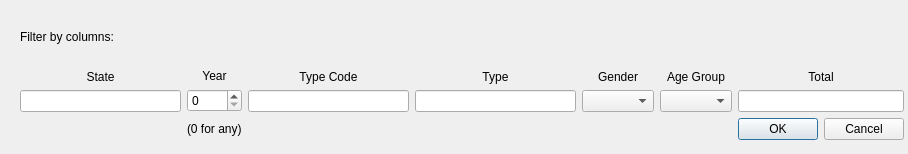
<?xml version="1.0" encoding="UTF-8"?>
<ui version="4.0">
 <class>FilterDialog</class>
 <widget class="QDialog" name="FilterDialog">
  <property name="geometry">
   <rect>
    <x>0</x>
    <y>0</y>
    <width>908</width>
    <height>154</height>
   </rect>
  </property>
  <property name="windowTitle">
   <string>Dialog</string>
  </property>
  <widget class="QWidget" name="verticalLayoutWidget">
   <property name="geometry">
    <rect>
     <x>20</x>
     <y>10</y>
     <width>884</width>
     <height>130</height>
    </rect>
   </property>
   <layout class="QGridLayout" name="gridLayout_2">
    <item row="0" column="0">
     <widget class="QLabel" name="label">
      <property name="text">
       <string>Filter by columns:</string>
      </property>
     </widget>
    </item>
    <item row="1" column="0">
     <layout class="QGridLayout" name="gridLayout">
      <item row="0" column="2">
       <layout class="QVBoxLayout" name="verticalLayout_3">
        <item>
         <widget class="QLabel" name="label_4">
          <property name="text">
           <string>Type Code</string>
          </property>
          <property name="alignment">
           <set>Qt::AlignCenter</set>
          </property>
         </widget>
        </item>
        <item>
         <widget class="QLineEdit" name="typeCodeLineEdit"/>
        </item>
       </layout>
      </item>
      <item row="0" column="3">
       <layout class="QVBoxLayout" name="verticalLayout_4">
        <item>
         <widget class="QLabel" name="label_5">
          <property name="text">
           <string>Type</string>
          </property>
          <property name="alignment">
           <set>Qt::AlignCenter</set>
          </property>
         </widget>
        </item>
        <item>
         <widget class="QLineEdit" name="typeLineEdit"/>
        </item>
       </layout>
      </item>
      <item row="0" column="6">
       <layout class="QVBoxLayout" name="verticalLayout_7">
        <item>
         <widget class="QLabel" name="label_8">
          <property name="text">
           <string>Total</string>
          </property>
          <property name="alignment">
           <set>Qt::AlignCenter</set>
          </property>
         </widget>
        </item>
        <item>
         <widget class="QLineEdit" name="totalLineEdit"/>
        </item>
       </layout>
      </item>
      <item row="0" column="4">
       <layout class="QVBoxLayout" name="verticalLayout_6">
        <item>
         <widget class="QLabel" name="label_7">
          <property name="text">
           <string>Gender</string>
          </property>
          <property name="alignment">
           <set>Qt::AlignCenter</set>
          </property>
         </widget>
        </item>
        <item>
         <widget class="QComboBox" name="genderComboBox"/>
        </item>
       </layout>
      </item>
      <item row="0" column="0">
       <layout class="QVBoxLayout" name="verticalLayout">
        <item>
         <widget class="QLabel" name="label_2">
          <property name="text">
           <string>State</string>
          </property>
          <property name="alignment">
           <set>Qt::AlignCenter</set>
          </property>
         </widget>
        </item>
        <item>
         <widget class="QLineEdit" name="stateLineEdit"/>
        </item>
       </layout>
      </item>
      <item row="0" column="1">
       <layout class="QVBoxLayout" name="verticalLayout_2">
        <item>
         <widget class="QLabel" name="label_3">
          <property name="text">
           <string>Year</string>
          </property>
          <property name="alignment">
           <set>Qt::AlignCenter</set>
          </property>
         </widget>
        </item>
        <item>
         <widget class="QSpinBox" name="yearSpinBox">
          <property name="minimum">
           <number>0</number>
          </property>
          <property name="maximum">
           <number>2099</number>
          </property>
         </widget>
        </item>
       </layout>
      </item>
      <item row="0" column="5">
       <layout class="QVBoxLayout" name="verticalLayout_5">
        <item>
         <widget class="QLabel" name="label_6">
          <property name="text">
           <string>Age Group</string>
          </property>
          <property name="alignment">
           <set>Qt::AlignCenter</set>
          </property>
         </widget>
        </item>
        <item>
         <widget class="QComboBox" name="ageGroupComboBox"/>
        </item>
       </layout>
      </item>
      <item row="1" column="6">
       <widget class="QDialogButtonBox" name="buttonBox">
        <property name="orientation">
         <enum>Qt::Horizontal</enum>
        </property>
        <property name="standardButtons">
         <set>QDialogButtonBox::Cancel|QDialogButtonBox::Ok</set>
        </property>
       </widget>
      </item>
      <item row="1" column="1">
       <widget class="QLabel" name="label_9">
        <property name="text">
         <string>(0 for any)</string>
        </property>
       </widget>
      </item>
     </layout>
    </item>
   </layout>
  </widget>
 </widget>
 <resources/>
 <connections>
  <connection>
   <sender>buttonBox</sender>
   <signal>accepted()</signal>
   <receiver>FilterDialog</receiver>
   <slot>accept()</slot>
   <hints>
    <hint type="sourcelabel">
     <x>248</x>
     <y>254</y>
    </hint>
    <hint type="destinationlabel">
     <x>157</x>
     <y>274</y>
    </hint>
   </hints>
  </connection>
  <connection>
   <sender>buttonBox</sender>
   <signal>rejected()</signal>
   <receiver>FilterDialog</receiver>
   <slot>reject()</slot>
   <hints>
    <hint type="sourcelabel">
     <x>316</x>
     <y>260</y>
    </hint>
    <hint type="destinationlabel">
     <x>286</x>
     <y>274</y>
    </hint>
   </hints>
  </connection>
 </connections>
</ui>
